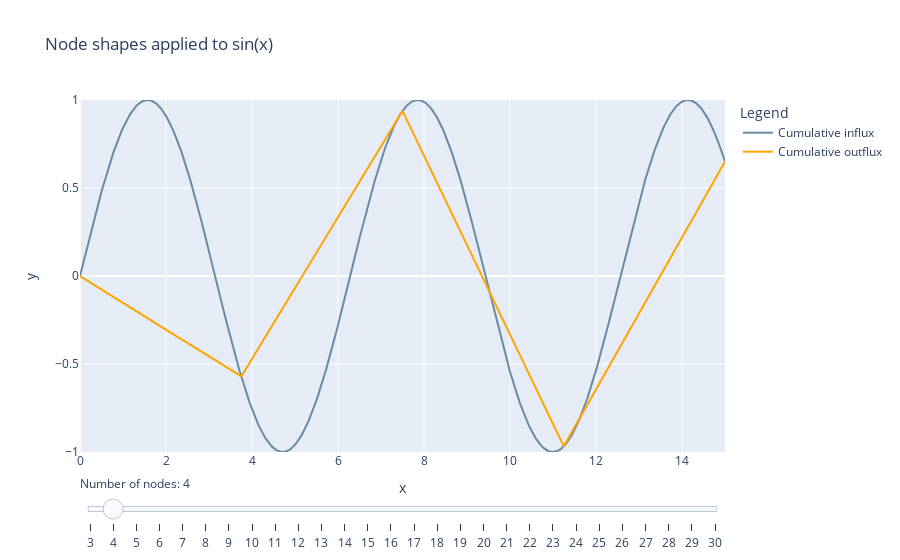

Write notebook code for a chart like this one.
### Code cell
import plotly.graph_objects as go
import numpy as np

# Colors
grey = '#eeeeee' # light grey fill

## Prepare all the graphs that are to be plotted
range_nodes = np.arange(3, 31, 1)

## Create plot
fig = go.Figure()

base_traces = 0 # Number of traces that are always visible

# Add traces, one for each slider step
for a in range_nodes: 
    x_data, y_data, y_vals = plot_linear_lagrange_shape_functions(a)
    fig.add_trace(        
        go.Scatter(
            visible=False,
            x=x_data,
            y=y_data,
            line=dict(color='#6a8ba4'),
            mode='lines',
            name='Cumulative influx'))
    fig.add_trace(  
        go.Scatter(
            visible=False,
            x=x_data,
            y=y_vals,
            line=dict(color='#FFA500'),
            mode='lines',
            name='Cumulative outflux'))

traces_per_step = 2 # Number of traces per value of a

# Show the traces for one value of a when loading the plot (initial setup)
active_a_index = 1
for i in range(traces_per_step):
    curr_idx = int(base_traces + active_a_index*traces_per_step + i)
    fig.data[curr_idx].visible = True

# Create and add slider
steps = []
for i in range(0, range_nodes.shape[0]):
    visarray = [False] * len(fig.data)
    visarray[0:base_traces] = [True] * base_traces
    curr_idx = int(base_traces + i * traces_per_step)
    next_idx = int(base_traces + (i+1) * traces_per_step)
    visarray[curr_idx:next_idx] = [True] * traces_per_step
    step = dict(
        method="update",
        args=[{"visible": visarray}],
        label=str(round(range_nodes[i], 1))
    )
    steps.append(step)

sliders = [dict(
    active=active_a_index,
    currentvalue={"prefix": r"Number of nodes: "},
    steps=steps
)]

fig.update_layout(
    sliders=sliders,
    legend_title="Legend",
)

fig.update_xaxes(title_text='x', range=[x_data[0], x_data[-1]])

# Update yaxis properties
fig.update_yaxes(title_text='y', range=[-1, 1])

fig.update_layout(
    title="Node shapes applied to sin(x)",
    sliders=sliders,
    legend_title="Legend"
)

fig

### Figure 1 — Plotly figure (JSON) as saved in the notebook; plotly's stock layout.template omitted (floating-point values rounded to 4 significant figures; data arrays with more than 128 entries replaced by an {"elided": "..."} marker saying what was removed)
{"data": [{"line": {"color": "#6a8ba4"}, "mode": "lines", "name": "Cumulative influx", "type": "scatter", "visible": false, "x": {"elided": "1000 float values"}, "y": {"elided": "1000 float values"}}, {"line": {"color": "#FFA500"}, "mode": "lines", "name": "Cumulative outflux", "type": "scatter", "visible": false, "x": {"elided": "1000 float values"}, "y": {"elided": "1000 float values"}}, {"line": {"color": "#6a8ba4"}, "mode": "lines", "name": "Cumulative influx", "type": "scatter", "visible": true, "x": {"elided": "1000 float values"}, "y": {"elided": "1000 float values"}}, {"line": {"color": "#FFA500"}, "mode": "lines", "name": "Cumulative outflux", "type": "scatter", "visible": true, "x": {"elided": "1000 float values"}, "y": {"elided": "1000 float values"}}, {"line": {"color": "#6a8ba4"}, "mode": "lines", "name": "Cumulative influx", "type": "scatter", "visible": false, "x": {"elided": "1000 float values"}, "y": {"elided": "1000 float values"}}, {"line": {"color": "#FFA500"}, "mode": "lines", "name": "Cumulative outflux", "type": "scatter", "visible": false, "x": {"elided": "1000 float values"}, "y": {"elided": "1000 float values"}}, {"line": {"color": "#6a8ba4"}, "mode": "lines", "name": "Cumulative influx", "type": "scatter", "visible": false, "x": {"elided": "1000 float values"}, "y": {"elided": "1000 float values"}}, {"line": {"color": "#FFA500"}, "mode": "lines", "name": "Cumulative outflux", "type": "scatter", "visible": false, "x": {"elided": "1000 float values"}, "y": {"elided": "1000 float values"}}, {"line": {"color": "#6a8ba4"}, "mode": "lines", "name": "Cumulative influx", "type": "scatter", "visible": false, "x": {"elided": "1000 float values"}, "y": {"elided": "1000 float values"}}, {"line": {"color": "#FFA500"}, "mode": "lines", "name": "Cumulative outflux", "type": "scatter", "visible": false, "x": {"elided": "1000 float values"}, "y": {"elided": "1000 float values"}}, {"line": {"color": "#6a8ba4"}, "mode": "lines", "name": "Cumulative influx", "type": "scatter", "visible": false, "x": {"elided": "1000 float values"}, "y": {"elided": "1000 float values"}}, {"line": {"color": "#FFA500"}, "mode": "lines", "name": "Cumulative outflux", "type": "scatter", "visible": false, "x": {"elided": "1000 float values"}, "y": {"elided": "1000 float values"}}, {"line": {"color": "#6a8ba4"}, "mode": "lines", "name": "Cumulative influx", "type": "scatter", "visible": false, "x": {"elided": "1000 float values"}, "y": {"elided": "1000 float values"}}, {"line": {"color": "#FFA500"}, "mode": "lines", "name": "Cumulative outflux", "type": "scatter", "visible": false, "x": {"elided": "1000 float values"}, "y": {"elided": "1000 float values"}}, {"line": {"color": "#6a8ba4"}, "mode": "lines", "name": "Cumulative influx", "type": "scatter", "visible": false, "x": {"elided": "1000 float values"}, "y": {"elided": "1000 float values"}}, {"line": {"color": "#FFA500"}, "mode": "lines", "name": "Cumulative outflux", "type": "scatter", "visible": false, "x": {"elided": "1000 float values"}, "y": {"elided": "1000 float values"}}, {"line": {"color": "#6a8ba4"}, "mode": "lines", "name": "Cumulative influx", "type": "scatter", "visible": false, "x": {"elided": "1000 float values"}, "y": {"elided": "1000 float values"}}, {"line": {"color": "#FFA500"}, "mode": "lines", "name": "Cumulative outflux", "type": "scatter", "visible": false, "x": {"elided": "1000 float values"}, "y": {"elided": "1000 float values"}}, {"line": {"color": "#6a8ba4"}, "mode": "lines", "name": "Cumulative influx", "type": "scatter", "visible": false, "x": {"elided": "1000 float values"}, "y": {"elided": "1000 float values"}}, {"line": {"color": "#FFA500"}, "mode": "lines", "name": "Cumulative outflux", "type": "scatter", "visible": false, "x": {"elided": "1000 float values"}, "y": {"elided": "1000 float values"}}, {"line": {"color": "#6a8ba4"}, "mode": "lines", "name": "Cumulative influx", "type": "scatter", "visible": false, "x": {"elided": "1000 float values"}, "y": {"elided": "1000 float values"}}, {"line": {"color": "#FFA500"}, "mode": "lines", "name": "Cumulative outflux", "type": "scatter", "visible": false, "x": {"elided": "1000 float values"}, "y": {"elided": "1000 float values"}}, {"line": {"color": "#6a8ba4"}, "mode": "lines", "name": "Cumulative influx", "type": "scatter", "visible": false, "x": {"elided": "1000 float values"}, "y": {"elided": "1000 float values"}}, {"line": {"color": "#FFA500"}, "mode": "lines", "name": "Cumulative outflux", "type": "scatter", "visible": false, "x": {"elided": "1000 float values"}, "y": {"elided": "1000 float values"}}, {"line": {"color": "#6a8ba4"}, "mode": "lines", "name": "Cumulative influx", "type": "scatter", "visible": false, "x": {"elided": "1000 float values"}, "y": {"elided": "1000 float values"}}, {"line": {"color": "#FFA500"}, "mode": "lines", "name": "Cumulative outflux", "type": "scatter", "visible": false, "x": {"elided": "1000 float values"}, "y": {"elided": "1000 float values"}}, {"line": {"color": "#6a8ba4"}, "mode": "lines", "name": "Cumulative influx", "type": "scatter", "visible": false, "x": {"elided": "1000 float values"}, "y": {"elided": "1000 float values"}}, {"line": {"color": "#FFA500"}, "mode": "lines", "name": "Cumulative outflux", "type": "scatter", "visible": false, "x": {"elided": "1000 float values"}, "y": {"elided": "1000 float values"}}, {"line": {"color": "#6a8ba4"}, "mode": "lines", "name": "Cumulative influx", "type": "scatter", "visible": false, "x": {"elided": "1000 float values"}, "y": {"elided": "1000 float values"}}, {"line": {"color": "#FFA500"}, "mode": "lines", "name": "Cumulative outflux", "type": "scatter", "visible": false, "x": {"elided": "1000 float values"}, "y": {"elided": "1000 float values"}}, {"line": {"color": "#6a8ba4"}, "mode": "lines", "name": "Cumulative influx", "type": "scatter", "visible": false, "x": {"elided": "1000 float values"}, "y": {"elided": "1000 float values"}}, {"line": {"color": "#FFA500"}, "mode": "lines", "name": "Cumulative outflux", "type": "scatter", "visible": false, "x": {"elided": "1000 float values"}, "y": {"elided": "1000 float values"}}, {"line": {"color": "#6a8ba4"}, "mode": "lines", "name": "Cumulative influx", "type": "scatter", "visible": false, "x": {"elided": "1000 float values"}, "y": {"elided": "1000 float values"}}, {"line": {"color": "#FFA500"}, "mode": "lines", "name": "Cumulative outflux", "type": "scatter", "visible": false, "x": {"elided": "1000 float values"}, "y": {"elided": "1000 float values"}}, {"line": {"color": "#6a8ba4"}, "mode": "lines", "name": "Cumulative influx", "type": "scatter", "visible": false, "x": {"elided": "1000 float values"}, "y": {"elided": "1000 float values"}}, {"line": {"color": "#FFA500"}, "mode": "lines", "name": "Cumulative outflux", "type": "scatter", "visible": false, "x": {"elided": "1000 float values"}, "y": {"elided": "1000 float values"}}, {"line": {"color": "#6a8ba4"}, "mode": "lines", "name": "Cumulative influx", "type": "scatter", "visible": false, "x": {"elided": "1000 float values"}, "y": {"elided": "1000 float values"}}, {"line": {"color": "#FFA500"}, "mode": "lines", "name": "Cumulative outflux", "type": "scatter", "visible": false, "x": {"elided": "1000 float values"}, "y": {"elided": "1000 float values"}}, {"line": {"color": "#6a8ba4"}, "mode": "lines", "name": "Cumulative influx", "type": "scatter", "visible": false, "x": {"elided": "1000 float values"}, "y": {"elided": "1000 float values"}}, {"line": {"color": "#FFA500"}, "mode": "lines", "name": "Cumulative outflux", "type": "scatter", "visible": false, "x": {"elided": "1000 float values"}, "y": {"elided": "1000 float values"}}, {"line": {"color": "#6a8ba4"}, "mode": "lines", "name": "Cumulative influx", "type": "scatter", "visible": false, "x": {"elided": "1000 float values"}, "y": {"elided": "1000 float values"}}, {"line": {"color": "#FFA500"}, "mode": "lines", "name": "Cumulative outflux", "type": "scatter", "visible": false, "x": {"elided": "1000 float values"}, "y": {"elided": "1000 float values"}}, {"line": {"color": "#6a8ba4"}, "mode": "lines", "name": "Cumulative influx", "type": "scatter", "visible": false, "x": {"elided": "1000 float values"}, "y": {"elided": "1000 float values"}}, {"line": {"color": "#FFA500"}, "mode": "lines", "name": "Cumulative outflux", "type": "scatter", "visible": false, "x": {"elided": "1000 float values"}, "y": {"elided": "1000 float values"}}, {"line": {"color": "#6a8ba4"}, "mode": "lines", "name": "Cumulative influx", "type": "scatter", "visible": false, "x": {"elided": "1000 float values"}, "y": {"elided": "1000 float values"}}, {"line": {"color": "#FFA500"}, "mode": "lines", "name": "Cumulative outflux", "type": "scatter", "visible": false, "x": {"elided": "1000 float values"}, "y": {"elided": "1000 float values"}}, {"line": {"color": "#6a8ba4"}, "mode": "lines", "name": "Cumulative influx", "type": "scatter", "visible": false, "x": {"elided": "1000 float values"}, "y": {"elided": "1000 float values"}}, {"line": {"color": "#FFA500"}, "mode": "lines", "name": "Cumulative outflux", "type": "scatter", "visible": false, "x": {"elided": "1000 float values"}, "y": {"elided": "1000 float values"}}, {"line": {"color": "#6a8ba4"}, "mode": "lines", "name": "Cumulative influx", "type": "scatter", "visible": false, "x": {"elided": "1000 float values"}, "y": {"elided": "1000 float values"}}, {"line": {"color": "#FFA500"}, "mode": "lines", "name": "Cumulative outflux", "type": "scatter", "visible": false, "x": {"elided": "1000 float values"}, "y": {"elided": "1000 float values"}}, {"line": {"color": "#6a8ba4"}, "mode": "lines", "name": "Cumulative influx", "type": "scatter", "visible": false, "x": {"elided": "1000 float values"}, "y": {"elided": "1000 float values"}}, {"line": {"color": "#FFA500"}, "mode": "lines", "name": "Cumulative outflux", "type": "scatter", "visible": false, "x": {"elided": "1000 float values"}, "y": {"elided": "1000 float values"}}, {"line": {"color": "#6a8ba4"}, "mode": "lines", "name": "Cumulative influx", "type": "scatter", "visible": false, "x": {"elided": "1000 float values"}, "y": {"elided": "1000 float values"}}, {"line": {"color": "#FFA500"}, "mode": "lines", "name": "Cumulative outflux", "type": "scatter", "visible": false, "x": {"elided": "1000 float values"}, "y": {"elided": "1000 float values"}}, {"line": {"color": "#6a8ba4"}, "mode": "lines", "name": "Cumulative influx", "type": "scatter", "visible": false, "x": {"elided": "1000 float values"}, "y": {"elided": "1000 float values"}}, {"line": {"color": "#FFA500"}, "mode": "lines", "name": "Cumulative outflux", "type": "scatter", "visible": false, "x": {"elided": "1000 float values"}, "y": {"elided": "1000 float values"}}], "layout": {"legend": {"title": {"text": "Legend"}}, "sliders": [{"active": 1, "currentvalue": {"prefix": "Number of nodes: "}, "steps": [{"args": [{"visible": [true, true, false, false, false, false, false, false, false, false, false, false, false, false, false, false, false, false, false, false, false, false, false, false, false, false, false, false, false, false, false, false, false, false, false, false, false, false, false, false, false, false, false, false, false, false, false, false, false, false, false, false, false, false, false, false]}], "label": "3", "method": "update"}, {"args": [{"visible": [false, false, true, true, false, false, false, false, false, false, false, false, false, false, false, false, false, false, false, false, false, false, false, false, false, false, false, false, false, false, false, false, false, false, false, false, false, false, false, false, false, false, false, false, false, false, false, false, false, false, false, false, false, false, false, false]}], "label": "4", "method": "update"}, {"args": [{"visible": [false, false, false, false, true, true, false, false, false, false, false, false, false, false, false, false, false, false, false, false, false, false, false, false, false, false, false, false, false, false, false, false, false, false, false, false, false, false, false, false, false, false, false, false, false, false, false, false, false, false, false, false, false, false, false, false]}], "label": "5", "method": "update"}, {"args": [{"visible": [false, false, false, false, false, false, true, true, false, false, false, false, false, false, false, false, false, false, false, false, false, false, false, false, false, false, false, false, false, false, false, false, false, false, false, false, false, false, false, false, false, false, false, false, false, false, false, false, false, false, false, false, false, false, false, false]}], "label": "6", "method": "update"}, {"args": [{"visible": [false, false, false, false, false, false, false, false, true, true, false, false, false, false, false, false, false, false, false, false, false, false, false, false, false, false, false, false, false, false, false, false, false, false, false, false, false, false, false, false, false, false, false, false, false, false, false, false, false, false, false, false, false, false, false, false]}], "label": "7", "method": "update"}, {"args": [{"visible": [false, false, false, false, false, false, false, false, false, false, true, true, false, false, false, false, false, false, false, false, false, false, false, false, false, false, false, false, false, false, false, false, false, false, false, false, false, false, false, false, false, false, false, false, false, false, false, false, false, false, false, false, false, false, false, false]}], "label": "8", "method": "update"}, {"args": [{"visible": [false, false, false, false, false, false, false, false, false, false, false, false, true, true, false, false, false, false, false, false, false, false, false, false, false, false, false, false, false, false, false, false, false, false, false, false, false, false, false, false, false, false, false, false, false, false, false, false, false, false, false, false, false, false, false, false]}], "label": "9", "method": "update"}, {"args": [{"visible": [false, false, false, false, false, false, false, false, false, false, false, false, false, false, true, true, false, false, false, false, false, false, false, false, false, false, false, false, false, false, false, false, false, false, false, false, false, false, false, false, false, false, false, false, false, false, false, false, false, false, false, false, false, false, false, false]}], "label": "10", "method": "update"}, {"args": [{"visible": [false, false, false, false, false, false, false, false, false, false, false, false, false, false, false, false, true, true, false, false, false, false, false, false, false, false, false, false, false, false, false, false, false, false, false, false, false, false, false, false, false, false, false, false, false, false, false, false, false, false, false, false, false, false, false, false]}], "label": "11", "method": "update"}, {"args": [{"visible": [false, false, false, false, false, false, false, false, false, false, false, false, false, false, false, false, false, false, true, true, false, false, false, false, false, false, false, false, false, false, false, false, false, false, false, false, false, false, false, false, false, false, false, false, false, false, false, false, false, false, false, false, false, false, false, false]}], "label": "12", "method": "update"}, {"args": [{"visible": [false, false, false, false, false, false, false, false, false, false, false, false, false, false, false, false, false, false, false, false, true, true, false, false, false, false, false, false, false, false, false, false, false, false, false, false, false, false, false, false, false, false, false, false, false, false, false, false, false, false, false, false, false, false, false, false]}], "label": "13", "method": "update"}, {"args": [{"visible": [false, false, false, false, false, false, false, false, false, false, false, false, false, false, false, false, false, false, false, false, false, false, true, true, false, false, false, false, false, false, false, false, false, false, false, false, false, false, false, false, false, false, false, false, false, false, false, false, false, false, false, false, false, false, false, false]}], "label": "14", "method": "update"}, {"args": [{"visible": [false, false, false, false, false, false, false, false, false, false, false, false, false, false, false, false, false, false, false, false, false, false, false, false, true, true, false, false, false, false, false, false, false, false, false, false, false, false, false, false, false, false, false, false, false, false, false, false, false, false, false, false, false, false, false, false]}], "label": "15", "method": "update"}, {"args": [{"visible": [false, false, false, false, false, false, false, false, false, false, false, false, false, false, false, false, false, false, false, false, false, false, false, false, false, false, true, true, false, false, false, false, false, false, false, false, false, false, false, false, false, false, false, false, false, false, false, false, false, false, false, false, false, false, false, false]}], "label": "16", "method": "update"}, {"args": [{"visible": [false, false, false, false, false, false, false, false, false, false, false, false, false, false, false, false, false, false, false, false, false, false, false, false, false, false, false, false, true, true, false, false, false, false, false, false, false, false, false, false, false, false, false, false, false, false, false, false, false, false, false, false, false, false, false, false]}], "label": "17", "method": "update"}, {"args": [{"visible": [false, false, false, false, false, false, false, false, false, false, false, false, false, false, false, false, false, false, false, false, false, false, false, false, false, false, false, false, false, false, true, true, false, false, false, false, false, false, false, false, false, false, false, false, false, false, false, false, false, false, false, false, false, false, false, false]}], "label": "18", "method": "update"}, {"args": [{"visible": [false, false, false, false, false, false, false, false, false, false, false, false, false, false, false, false, false, false, false, false, false, false, false, false, false, false, false, false, false, false, false, false, true, true, false, false, false, false, false, false, false, false, false, false, false, false, false, false, false, false, false, false, false, false, false, false]}], "label": "19", "method": "update"}, {"args": [{"visible": [false, false, false, false, false, false, false, false, false, false, false, false, false, false, false, false, false, false, false, false, false, false, false, false, false, false, false, false, false, false, false, false, false, false, true, true, false, false, false, false, false, false, false, false, false, false, false, false, false, false, false, false, false, false, false, false]}], "label": "20", "method": "update"}, {"args": [{"visible": [false, false, false, false, false, false, false, false, false, false, false, false, false, false, false, false, false, false, false, false, false, false, false, false, false, false, false, false, false, false, false, false, false, false, false, false, true, true, false, false, false, false, false, false, false, false, false, false, false, false, false, false, false, false, false, false]}], "label": "21", "method": "update"}, {"args": [{"visible": [false, false, false, false, false, false, false, false, false, false, false, false, false, false, false, false, false, false, false, false, false, false, false, false, false, false, false, false, false, false, false, false, false, false, false, false, false, false, true, true, false, false, false, false, false, false, false, false, false, false, false, false, false, false, false, false]}], "label": "22", "method": "update"}, {"args": [{"visible": [false, false, false, false, false, false, false, false, false, false, false, false, false, false, false, false, false, false, false, false, false, false, false, false, false, false, false, false, false, false, false, false, false, false, false, false, false, false, false, false, true, true, false, false, false, false, false, false, false, false, false, false, false, false, false, false]}], "label": "23", "method": "update"}, {"args": [{"visible": [false, false, false, false, false, false, false, false, false, false, false, false, false, false, false, false, false, false, false, false, false, false, false, false, false, false, false, false, false, false, false, false, false, false, false, false, false, false, false, false, false, false, true, true, false, false, false, false, false, false, false, false, false, false, false, false]}], "label": "24", "method": "update"}, {"args": [{"visible": [false, false, false, false, false, false, false, false, false, false, false, false, false, false, false, false, false, false, false, false, false, false, false, false, false, false, false, false, false, false, false, false, false, false, false, false, false, false, false, false, false, false, false, false, true, true, false, false, false, false, false, false, false, false, false, false]}], "label": "25", "method": "update"}, {"args": [{"visible": [false, false, false, false, false, false, false, false, false, false, false, false, false, false, false, false, false, false, false, false, false, false, false, false, false, false, false, false, false, false, false, false, false, false, false, false, false, false, false, false, false, false, false, false, false, false, true, true, false, false, false, false, false, false, false, false]}], "label": "26", "method": "update"}, {"args": [{"visible": [false, false, false, false, false, false, false, false, false, false, false, false, false, false, false, false, false, false, false, false, false, false, false, false, false, false, false, false, false, false, false, false, false, false, false, false, false, false, false, false, false, false, false, false, false, false, false, false, true, true, false, false, false, false, false, false]}], "label": "27", "method": "update"}, {"args": [{"visible": [false, false, false, false, false, false, false, false, false, false, false, false, false, false, false, false, false, false, false, false, false, false, false, false, false, false, false, false, false, false, false, false, false, false, false, false, false, false, false, false, false, false, false, false, false, false, false, false, false, false, true, true, false, false, false, false]}], "label": "28", "method": "update"}, {"args": [{"visible": [false, false, false, false, false, false, false, false, false, false, false, false, false, false, false, false, false, false, false, false, false, false, false, false, false, false, false, false, false, false, false, false, false, false, false, false, false, false, false, false, false, false, false, false, false, false, false, false, false, false, false, false, true, true, false, false]}], "label": "29", "method": "update"}, {"args": [{"visible": [false, false, false, false, false, false, false, false, false, false, false, false, false, false, false, false, false, false, false, false, false, false, false, false, false, false, false, false, false, false, false, false, false, false, false, false, false, false, false, false, false, false, false, false, false, false, false, false, false, false, false, false, false, false, true, true]}], "label": "30", "method": "update"}]}], "title": {"text": "Node shapes applied to sin(x)"}, "xaxis": {"range": [0, 15], "title": {"text": "x"}}, "yaxis": {"range": [-1, 1], "title": {"text": "y"}}}}
